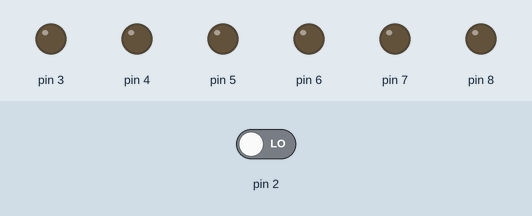
This sketch was run on a simulated Arduino Uno, built with avr-gcc and run on an emulated ATmega328P. On the bench: output pins drawn as LEDs (lit = HIGH). The test bench sets the inputs (shaded band); at power-on: pin 2 LOW.

Above: at 1.2 s.
1.3 s: pin 2 driven HIGH
At 2.1 s:
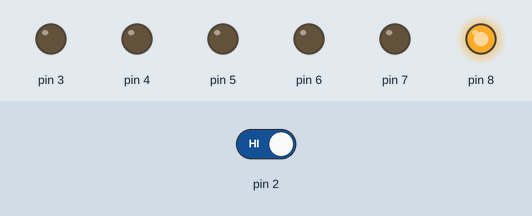
At 3.1 s:
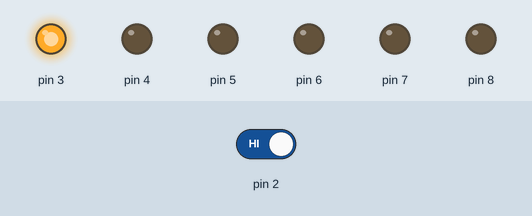
7.3 s: pin 2 driven LOW
At 8.2 s:
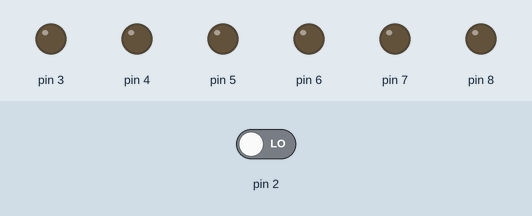
Timing chart, 0 to 10.3 s (numbered marks = the images above; inputs shaded):
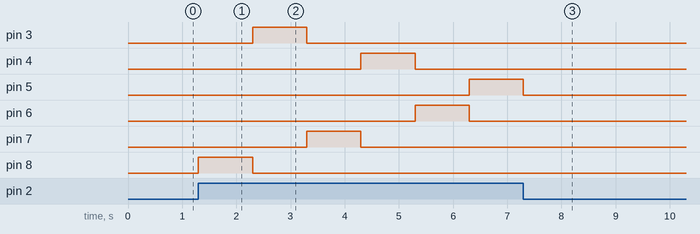

The sketch:

LED_order.ino
```cpp
// C++ code
//
void setup()
{
  	pinMode(2,INPUT);
  	pinMode(3,OUTPUT);
 	pinMode(4,OUTPUT);
  	pinMode(5,OUTPUT);
  	pinMode(6,OUTPUT);
  	pinMode(7,OUTPUT);
  	pinMode(8,OUTPUT);
}
void loop()
{
  if(digitalRead(2)== 1){
    digitalWrite(8,HIGH);
    delay(1000);
    digitalWrite(8,LOW);

    digitalWrite(3,HIGH);
    delay(1000);
    digitalWrite(3,LOW);

    digitalWrite(7,HIGH);
    delay(1000);
    digitalWrite(7,LOW);

    digitalWrite(4,HIGH);
    delay(1000);
    digitalWrite(4,LOW);

    digitalWrite(6,HIGH);
    delay(1000);
    digitalWrite(6,LOW);

    digitalWrite(5,HIGH);
    delay(1000);
    digitalWrite(5,LOW);
  }
}
```

Measured:
- after the input at 1.3 s, pin 3: LOW → HIGH after 1.0 s, → LOW 1.0 s later; pin 4: LOW → HIGH after 3.0 s, → LOW 1.0 s later; pin 5: LOW → HIGH after 5.0 s; pin 6: LOW → HIGH after 4.0 s, → LOW 1.0 s later; pin 7: LOW → HIGH after 2.0 s, → LOW 1.0 s later
- after the input at 7.3 s, pin 3: stays LOW (without the input it goes to HIGH after 1.0 s); pin 4: stays LOW (without the input it goes to HIGH after 3.0 s); pin 5: goes on until 7.3 s, then stays LOW; pin 6: stays LOW (without the input it goes to HIGH after 4.0 s); pin 7: stays LOW (without the input it goes to HIGH after 2.0 s)
